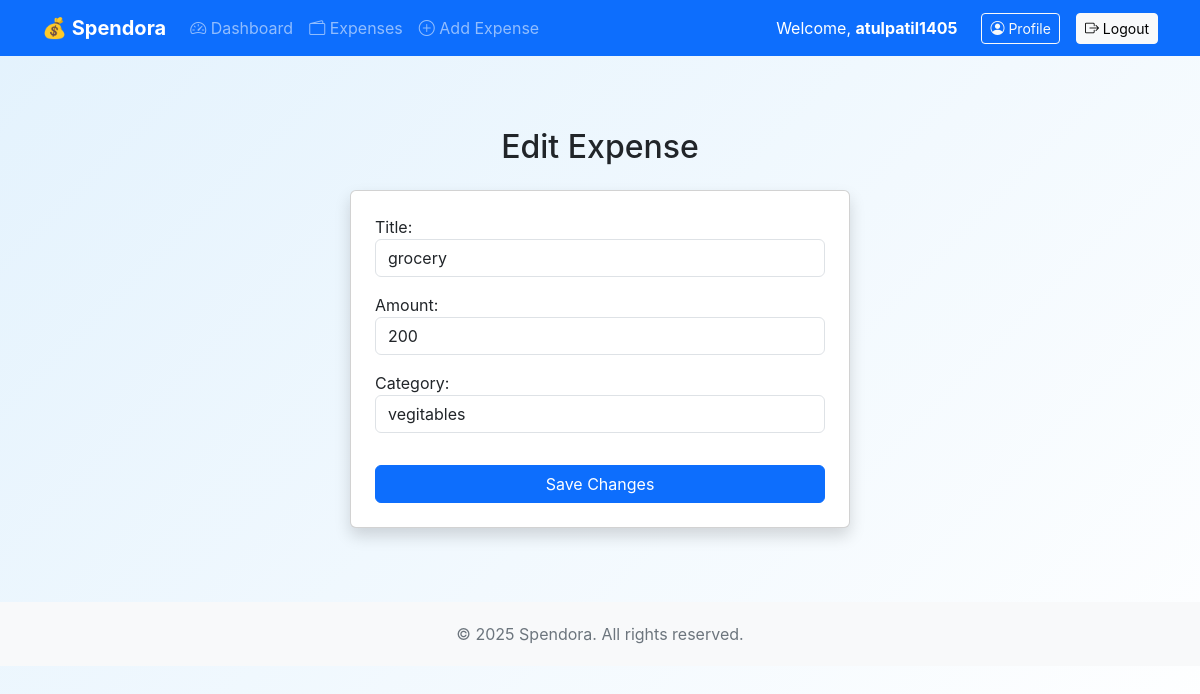
The page /edit-expense/4/ (signed in) on the database its author committed.
### expenses/models.py (models this page shows, shortened)
class Expense(models.Model):
    user = models.ForeignKey(User, on_delete=models.CASCADE)
    title = models.CharField(max_length=255)
    amount = models.FloatField()
    category = models.CharField(max_length=50, default="Uncategorized")
    date_created = models.DateTimeField(default=timezone.now)

### expenses/views.py (the view)
# urls.py: path('edit-expense/<int:expense_id>/', views.edit_expense, name='edit_expense'),
@login_required
def edit_expense(request, expense_id):
    expense = get_object_or_404(Expense, id=expense_id, user=request.user)
    if request.method == "POST":
        form = ExpenseForm(request.POST, instance=expense)
        if form.is_valid():
            form.save()
            messages.success(request, "Expense updated successfully!")
            return redirect("view_expenses")
    else:
        form = ExpenseForm(instance=expense)
    return render(request, "expenses/edit_expense.html", {"form": form})

### expenses/form.py
class ExpenseForm(forms.ModelForm):
    class Meta:
        model = Expense
        fields = ['title', 'amount', 'category']
        widgets = {
            'title': forms.TextInput(attrs={'class': 'form-control', 'placeholder': 'Enter expense title'}),
            'amount': forms.NumberInput(attrs={'class': 'form-control', 'placeholder': 'Enter amount'}),
            'category': forms.TextInput(attrs={'class': 'form-control', 'placeholder': 'Enter category'}),
        }

### expenses/templates/expenses/edit_expense.html (shortened to what this page needs)
{% extends 'base.html' %}
{% block content %}
<div class="container mt-5">
    <h2 class="text-center mb-4">Edit Expense</h2>
    <div class="card shadow p-4 mx-auto" style="max-width: 500px;">
        <form method="POST">
            {{ form.as_p }}
            <button type="submit" class="btn btn-primary w-100 mt-3">Save Changes</button>
        </form>
    </div>
</div>
{% endblock %}

### expenses/templates/base.html (shortened to what this page needs)
<!DOCTYPE html>
<html lang="en">
<head>
  <link href="https://cdn.jsdelivr.net/npm/bootstrap@5.3.3/dist/css/bootstrap.min.css" rel="stylesheet">
  <link href="https://cdn.jsdelivr.net/npm/bootstrap-icons@1.11.3/font/bootstrap-icons.css" rel="stylesheet">
</head>
<body>
<nav class="navbar navbar-expand-lg navbar-dark bg-primary sticky-top">
  <div class="container">
    <a class="navbar-brand fw-bold" href="{% url 'dashboard' %}">💰 Spendora</a>
    <div class="collapse navbar-collapse" id="navbarMenu">
      <ul class="navbar-nav me-auto mb-2 mb-lg-0">
        <li class="nav-item">
          <a class="nav-link {% if request.resolver_match.url_name == 'dashboard' %}active{% endif %}"
             href="{% url 'dashboard' %}">
            <i class="bi bi-speedometer2"></i> Dashboard
          </a>
        </li>
        <li class="nav-item">
          <a class="nav-link {% if request.resolver_match.url_name == 'view_expenses' %}active{% endif %}"
             href="{% url 'view_expenses' %}">
            <i class="bi bi-wallet2"></i> Expenses
          </a>
        </li>
        <li class="nav-item">
          <a class="nav-link {% if request.resolver_match.url_name == 'add_expense' %}active{% endif %}"
             href="{% url 'add_expense' %}">
            <i class="bi bi-plus-circle"></i> Add Expense
          </a>
        </li>
      </ul>
      <div class="d-flex align-items-center gap-3">
        {% if user.is_authenticated %}
            <span class="text-white me-2">Welcome, <strong>{{ user.username }}</strong></span>
            <a href="{% url 'profile' %}" class="btn btn-outline-light btn-sm">
              <i class="bi bi-person-circle"></i> Profile
            </a>
          <form action="{% url 'logout' %}" method="post" class="d-inline" id="logoutForm">
            <button type="button" class="btn btn-light btn-sm" onclick="confirmLogout()">
              <i class="bi bi-box-arrow-right"></i> Logout
            </button>
          </form>
        {% endif %}
      </div>
    </div>
  </div>
</nav>
<div class="container py-4">
  {% block content %}{% endblock %}
</div>
<footer>
  &copy; {{ year|default:"2025" }} Spendora. All rights reserved.
</footer>
</body>
</html>

### expenses/templates/base.html (style rules this page uses)
body { background: linear-gradient(135deg, #e3f2fd, #ffffff); min-height: 100vh; font-family: 'Inter', sans-serif; }
.navbar { transition: 0.3s ease-in-out; }
footer { margin-top: 50px; padding: 20px 0; background: #f8f9fa; text-align: center; color: #6c757d; }

### rows shown on the page
Expense: title "grocery", amount "200", category "vegitables"

### other values the page prints
{{ user.username }} "atulpatil1405"
{{ year|default:"2025" }} "2025"
